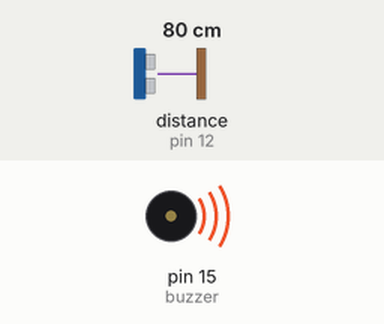
Simulated run of this sketch. Board: Arduino Uno, built with avr-gcc and run on an emulated ATmega328P. Parts: buzzer (waves = sounding, pin HIGH). Wiring (inferred from the names in the program): ultrasonic range finder: trigger pin 14; echo pin 12. Inputs (shaded band) come from the test bench; at power-on: distance to the obstacle (sensor on pin 12) 80 cm. The echo pulse lasts 58.3 µs per cm; pins used as bus, display or sensor lines are not drawn; what the sketch prints to the serial monitor is not drawn.

Above: at 1.2 s.
1.3 s: distance to the obstacle (sensor on pin 12) set to 2 cm
Timing chart, 0 to 4.3 s (numbered marks = the images above; inputs shaded):
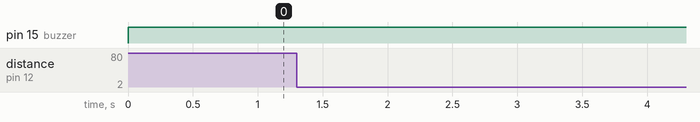

The sketch:

AlexHack_pizzo.ino
```cpp
#define buzzer 15
#define trigpin  14
#define echopin  12

long duration;
int distance;

void setup() {
  pinMode(trigpin , OUTPUT);
  pinMode(echopin , INPUT);
  Serial.begin(115200);
  pinMode(buzzer, OUTPUT);
}

void loop() {
  digitalWrite(trigpin, LOW);
  delayMicroseconds(2);

  digitalWrite(trigpin, HIGH);
  delayMicroseconds(10);
  digitalWrite(trigpin, LOW);
  digitalWrite(buzzer , 15);
  duration = pulseIn(echopin, HIGH);

  distance = duration * 0.034 / 2   ;

  Serial.print("Distance: ");
  Serial.print(distance);
  Serial.println(" cm");
  if(distance <= 30){
    // tone(9 , 220 , 200);
    digitalWrite(buzzer , 15);
    Serial.println("we are toooooo close!!");
  }
  else if(distance <= 80){
    // tone(9 , 220 , 200);
    digitalWrite(buzzer , 15);
    Serial.println("we are close!");
  }
  delay(100);
  }
```

Measured:
- after the input at 1.3 s, every drawn part: stays the same
